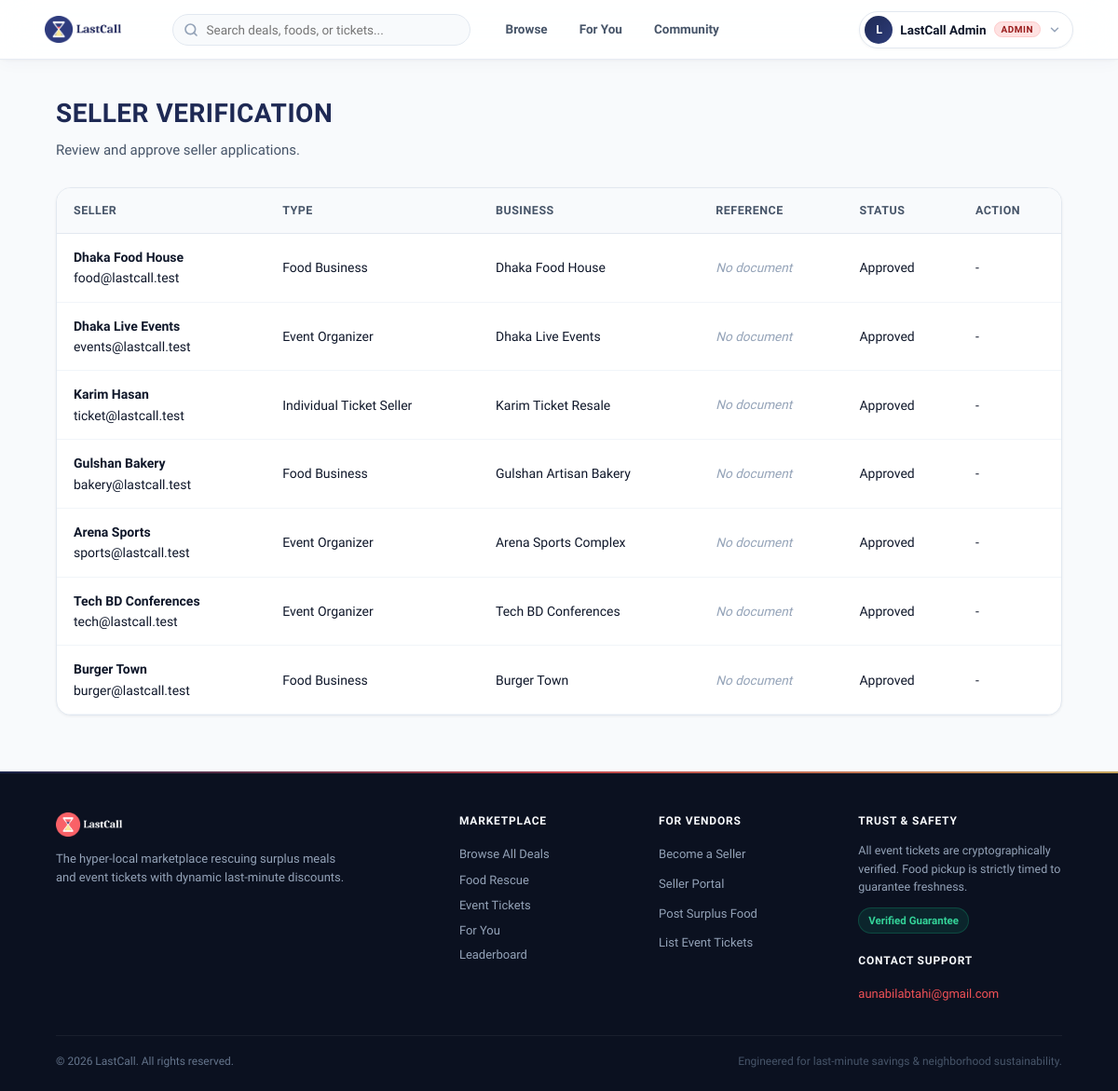
The app's page /admin/sellers.php (signed in) with its own data.
### tables this page shows
CREATE TABLE seller_profiles (
    seller_profile_id INT UNSIGNED AUTO_INCREMENT PRIMARY KEY,
    user_id INT UNSIGNED NOT NULL UNIQUE,

    seller_type ENUM(
        'food_business',
        'event_organizer',
        'individual_ticket_seller'
    ) NOT NULL,

    business_name VARCHAR(150) NULL,
    verification_document VARCHAR(255) NULL,

    verification_status ENUM('pending', 'approved', 'rejected') NOT NULL DEFAULT 'pending',
    verified_by INT UNSIGNED NULL,
    verified_at DATETIME NULL,
    rejection_reason VARCHAR(255) NULL,

    created_at TIMESTAMP DEFAULT CURRENT_TIMESTAMP,
    updated_at TIMESTAMP DEFAULT CURRENT_TIMESTAMP ON UPDATE CURRENT_TIMESTAMP,

    CONSTRAINT fk_seller_user
        FOREIGN KEY (user_id) REFERENCES users(user_id)
        ON DELETE CASCADE,

    CONSTRAINT fk_seller_verified_by
        FOREIGN KEY (verified_by) REFERENCES users(user_id)
        ON DELETE SET NULL
);

CREATE TABLE users (
    user_id INT UNSIGNED AUTO_INCREMENT PRIMARY KEY,
    full_name VARCHAR(120) NOT NULL,
    email VARCHAR(150) NOT NULL UNIQUE,
    phone VARCHAR(20) NOT NULL UNIQUE,
    password_hash VARCHAR(255) NOT NULL,
    profile_picture VARCHAR(255) NULL,
    role ENUM('buyer', 'seller', 'admin') NOT NULL DEFAULT 'buyer',
    location_id INT UNSIGNED NULL,

    terms_accepted TINYINT(1) NOT NULL DEFAULT 0,
    terms_version VARCHAR(30) NULL,
    terms_accepted_at DATETIME NULL,

    account_status ENUM('active', 'suspended', 'blocked') NOT NULL DEFAULT 'active',
    created_at TIMESTAMP DEFAULT CURRENT_TIMESTAMP,
    updated_at TIMESTAMP DEFAULT CURRENT_TIMESTAMP ON UPDATE CURRENT_TIMESTAMP,

    CONSTRAINT fk_user_location
        FOREIGN KEY (location_id) REFERENCES locations(location_id)
        ON DELETE SET NULL
);

### admin/sellers.php (the view, shortened to what this page needs)
<?php
require_once __DIR__ . "/../config/database.php";
$sellersQuery = $pdo->query("
    SELECT
        sp.seller_profile_id,
        u.full_name,
        u.email,
        u.phone,
        sp.seller_type,
        sp.business_name,
        sp.verification_document,
        sp.verification_status,
        sp.rejection_reason,
        sp.created_at
    FROM seller_profiles sp
    JOIN users u ON sp.user_id = u.user_id
    ORDER BY
        CASE sp.verification_status
            WHEN 'pending' THEN 1
            WHEN 'approved' THEN 2
            ELSE 3
        END,
        sp.created_at DESC
");
$sellers = $sellersQuery->fetchAll(PDO::FETCH_ASSOC);
function e(string $value): string
{
    return htmlspecialchars($value, ENT_QUOTES, "UTF-8");
}
function sellerTypeLabel(string $type): string
{
    $labels = [
        "food_business" => "Food Business",
        "event_organizer" => "Event Organizer",
        "individual_ticket_seller" => "Individual Ticket Seller"
    ];
    return $labels[$type] ?? $type;
}
require_once __DIR__ . "/../includes/header.php";
?>
<main class="admin-container">
    <div class="section-heading">
        <h2>Seller Verification</h2>
        <p>Review and approve seller applications.</p>
    </div>
    <div class="table-wrapper">
        <table class="admin-table">
            <thead>
                <tr>
                    <th>Seller</th>
                    <th>Type</th>
                    <th>Business</th>
                    <th>Reference</th>
                    <th>Status</th>
                    <th>Action</th>
                </tr>
            </thead>
            <tbody>
                <?php foreach ($sellers as $seller): ?>
                    <tr>
                        <td>
                            <strong><?= e($seller["full_name"]) ?></strong>
                            <br>
                            <span><?= e($seller["email"]) ?></span>
                        </td>
                        <td><?= e(sellerTypeLabel($seller["seller_type"])) ?></td>
                        <td><?= e($seller["business_name"] ?? "-") ?></td>
                        <td>
                            <?php if (!empty($seller["verification_document"])): ?>
                                <?php $docUrl = '../' . ltrim($seller["verification_document"], '/'); ?>
                                <a href="<?= e($docUrl) ?>" target="_blank" style="display: inline-flex; align-items: center; gap: 4px; color: #3b82f6; text-decoration: none; font-size: 0.85rem; padding: 4px 8px; background: #eff6ff; border-radius: 4px; border: 1px solid #bfdbfe; transition: background 0.2s;" onmouseover="this.style.background='#dbeafe'" onmouseout="this.style.background='#eff6ff'">
                                     View Document
                                </a>
                            <?php else: ?>
                                <span style="color: #94a3b8; font-size: 0.85rem; font-style: italic;">No document</span>
                            <?php endif; ?>
                        </td>
                        <td>
                            <span class="status <?= e($seller["verification_status"]) ?>">
                                <?= e(ucfirst($seller["verification_status"])) ?>
                            </span>
                        </td>
                        <td>
                            <?php if ($seller["verification_status"] === "pending"): ?>
                                <form method="POST" class="action-form" style="display:flex; flex-direction:column; gap:8px; width: 100%;">
                                    <?= csrf_field() ?>
                                    <input
                                        type="hidden"
                                        name="seller_profile_id"
                                        value="<?= (int) $seller["seller_profile_id"] ?>">
                                    <div style="position: relative;">
                                        <input
                                            type="text"
                                            name="rejection_reason"
                                            placeholder="Reason if rejecting..."
                                            style="font-size:0.8rem; padding:6px 8px 6px 28px; border:1px solid #e2e8f0; border-radius:6px; width:100%; min-width:140px; outline: none; transition: border-color 0.2s;"
                                            onfocus="this.style.borderColor='#3b82f6'"
                                            onblur="this.style.borderColor='#e2e8f0'"
                                        >
                                    </div>
                                    <div style="display:flex; gap:6px;">
                                        <button
                                            type="submit"
                                            name="action"
                                            value="approve"
                                            class="approve-button"
                                            style="flex:1; display:flex; align-items:center; justify-content:center; gap:4px; padding: 6px 10px; background-color: #10b981; color: white; border: none; border-radius: 6px; cursor: pointer; font-size: 0.8rem; font-weight: 500; transition: background-color 0.2s;"
                                            onmouseover="this.style.backgroundColor='#059669'"
                                            onmouseout="this.style.backgroundColor='#10b981'"
                                        >
                                             Approve
                                        </button>
                                        <button
                                            type="submit"
                                            name="action"
                                            value="reject"
                                            class="reject-button"
                                            style="flex:1; display:flex; align-items:center; justify-content:center; gap:4px; padding: 6px 10px; background-color: #ef4444; color: white; border: none; border-radius: 6px; cursor: pointer; font-size: 0.8rem; font-weight: 500; transition: background-color 0.2s;"
                                            onclick="return confirmReject(this.form)"
                                            onmouseover="this.style.backgroundColor='#dc2626'"
                                            onmouseout="this.style.backgroundColor='#ef4444'"
                                        >
                                             Reject
                                        </button>
                                    </div>
                                </form>
                            <?php else: ?>
                                <span>-</span>
                            <?php endif; ?>
                        </td>
                    </tr>
                <?php endforeach; ?>
            </tbody>
        </table>
    </div>
</main>
<?php require_once __DIR__ . "/../includes/footer.php"; ?>

### assets/css/style.css (style rules this page uses)
:root { --brand-navy: #1e2954; --brand-navy-dark: #121833; --brand-navy-light: #2c3c78; --brand-navy-tint: #eef2fb; --brand-coral: #f05156; --brand-coral-hover: #dc3c41; --brand-coral-tint: #fef2f2; --brand-coral-border: #fecaca; --brand-gold: #f59e0b; --brand-gold-warm: #f4c96b; --brand-gold-tint: #fffbeb; --brand-gold-border: #fde68a; --brand-emerald: #10b981; --brand-emerald-dark: #059669; --brand-emerald-tint: #ecfdf5; --brand-emerald-border: #a7f3d0; --surface-bg: #f8fafc; --surface-card: #ffffff; --surface-muted: #f1f5f9; --surface-card-hover: #ffffff; --border-subtle: #e2e8f0; --border-medium: #cbd5e1; --border-focus: #1e2954; --text-primary: #0f172a; --text-secondary: #475569; --text-muted: #94a3b8; --text-light: #f8fafc; --font-sans: 'Plus Jakarta Sans', system-ui, -apple-system, BlinkMacSystemFont, 'Segoe UI', Roboto, sans-serif; --font-serif: 'Playfair Display', Georgia, serif; --radius-sm: 6px; --radius-md: 10px; --radius-lg: 16px; --radius-xl: 24px; --radius-full: 9999px; --shadow-sm: 0 1px 3px rgba(15, 23, 42, 0.06); --shadow-md: 0 4px 12px -2px rgba(15, 23, 42, 0.08), 0 2px 6px -2px rgba(15, 23, 42, 0.04); --shadow-lg: 0 12px 24px -4px rgba(30, 41, 84, 0.08), 0 4px 8px -4px rgba(30, 41, 84, 0.04); --shadow-xl: 0 20px 32px -6px rgba(30, 41, 84, 0.12), 0 8px 16px -6px rgba(30, 41, 84, 0.06); --shadow-card-hover: 0 20px 35px -8px rgba(30, 41, 84, 0.14), 0 10px 18px -6px rgba(30, 41, 84, 0.08); --transition-fast: 0.15s ease; --transition-smooth: 0.25s cubic-bezier(0.4, 0, 0.2, 1); }
* { box-sizing: border-box; margin: 0; padding: 0; }
html { scroll-behavior: smooth; }
body { font-family: var(--font-sans); background: var(--surface-bg); color: var(--text-primary); line-height: 1.6; -webkit-font-smoothing: antialiased; -moz-osx-font-smoothing: grayscale; min-height: 100vh; display: flex; flex-direction: column; }
.container, .admin-container { width: min(1280px, 90%); margin: 36px auto 60px; flex: 1; }
.section-heading { margin-bottom: 28px; }
.section-heading h2 { font-size: 28px; font-weight: 800; color: var(--brand-navy); letter-spacing: 0.5px; text-transform: uppercase; display: flex; align-items: center; gap: 12px; }
.section-heading p { color: var(--text-secondary); font-size: 15px; margin-top: 4px; }
.table-wrapper { background: white; border: 1px solid var(--border-subtle); border-radius: var(--radius-lg); box-shadow: var(--shadow-sm); overflow-x: auto; -webkit-overflow-scrolling: touch; margin-top: 16px; max-width: 100%; }
.admin-table, .dashboard-table { width: 100%; min-width: 620px; border-collapse: collapse; text-align: left; font-size: 14px; }
.admin-table th, .dashboard-table th { background: #f8fafc; color: var(--text-secondary); font-weight: 700; padding: 14px 18px; border-bottom: 1px solid var(--border-subtle); font-size: 12.5px; text-transform: uppercase; letter-spacing: 0.5px; }
.admin-table td, .dashboard-table td { padding: 14px 18px; border-bottom: 1px solid #f1f5f9; color: var(--text-primary); }

### records on screen
seller_profiles: user.full_name "Dhaka Food House", user.email "food@lastcall.test", seller_type "Food Business", business_name "Dhaka Food House", shows "No document", verification_status "Approved"
seller_profiles: user.full_name "Dhaka Live Events", user.email "events@lastcall.test", seller_type "Event Organizer", business_name "Dhaka Live Events", shows "No document", verification_status "Approved"
seller_profiles: user.full_name "Karim Hasan", user.email "ticket@lastcall.test", seller_type "Individual Ticket Seller", business_name "Karim Ticket Resale", shows "No document", verification_status "Approved"
seller_profiles: user.full_name "Gulshan Bakery", user.email "bakery@lastcall.test", seller_type "Food Business", business_name "Gulshan Artisan Bakery", shows "No document", verification_status "Approved"
seller_profiles: user.full_name "Arena Sports", user.email "sports@lastcall.test", seller_type "Event Organizer", business_name "Arena Sports Complex", shows "No document", verification_status "Approved"
seller_profiles: user.full_name "Tech BD Conferences", user.email "tech@lastcall.test", seller_type "Event Organizer", business_name "Tech BD Conferences", shows "No document", verification_status "Approved"
seller_profiles: user.full_name "Burger Town", user.email "burger@lastcall.test", seller_type "Food Business", business_name "Burger Town", shows "No document", verification_status "Approved"

### other values on screen
mb_strtoupper(mb_substr($_userName, 0, 1)) "L"
$_userName "LastCall Admin"
$_role "ADMIN"
